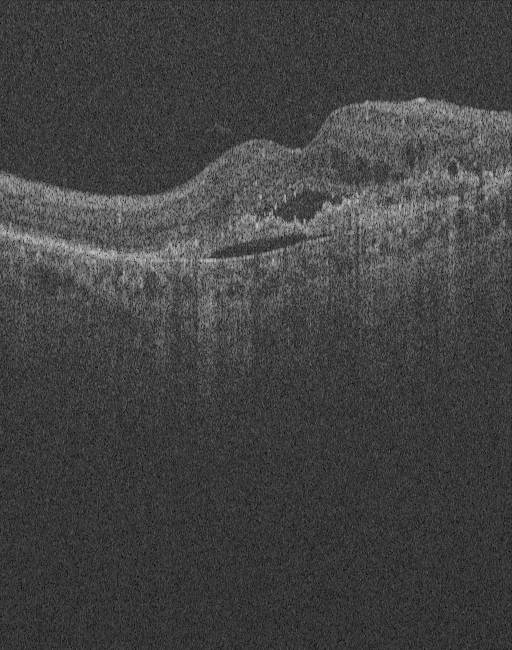
#> input picture Painting/RETOUCH/Topcon/image.png, 512 x 650 px, found by its file name
$ python '加权图.py'
#> lines starting #> are read from the running program, lines starting #| are printed output that depends on the picture; after the words box and inside, x2 and y2 are one past the last pixel; in counts of white or black regions, pixels touching at a corner belong together
import numpy as np
import cv2

def apply_palette(label, palette):
    color_label = np.zeros((label.shape[0], label.shape[1], 4), dtype=np.uint8)  # 4 channels for RGBA
    for i in range(len(palette)):
        color_label[label == i, :3] = palette[i]  # Set RGB channels
        color_label[label == i, 3] = 255  # Set alpha channel to 255 (opaque)
    # Set the alpha channel to 0 for [0, 0, 0] parts
    color_label[(label == 0), 3] = 0
    return color_label

def overlay_images(image, color_label, alpha=0.6):
    # Ensure the input image has 4 channels (RGBA)
    if image.shape[2] == 3:
        image = cv2.cvtColor(image, cv2.COLOR_BGR2BGRA)

    # Blend the images
    overlay = cv2.addWeighted(image, 1 - alpha, color_label, alpha, 0)

    # Set the alpha channel to 0 where the color_label is transparent
    overlay[color_label[:, :, 3] == 0, 3] = 0

    transparent_mask = overlay[:, :, 3] == 0
    overlay[transparent_mask] = image[transparent_mask]

    return overlay

# Example usage
if __name__ == "__main__":
    # Load the single-channel medical image and label image
    image = cv2.imread(r'C:\Yan3\Algorithm-version2\Painting\RETOUCH\Topcon\image.png'
                       , cv2.IMREAD_GRAYSCALE)
#> image is the input picture: shape (650, 512); min 2, max 201, mean 66.5
    label = cv2.imread(r'C:\Yan3\Algorithm-version2\Painting\RETOUCH\Topcon\new_label.png'
                       , cv2.IMREAD_GRAYSCALE)
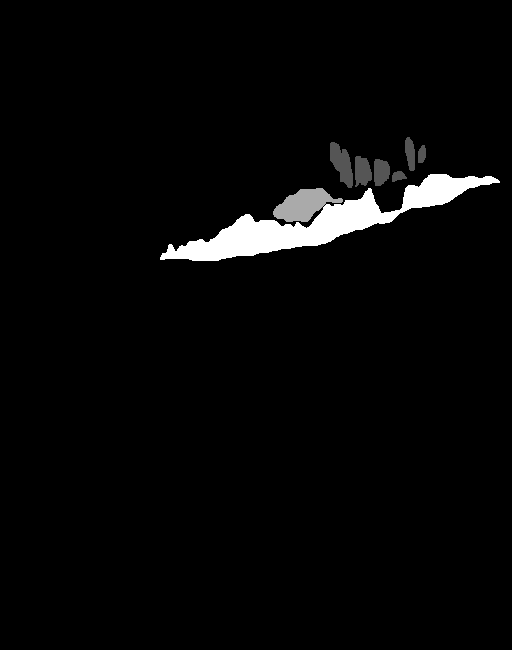
#> input picture Painting/RETOUCH/Topcon/new_label.png, 512 x 650 px, found by its file name
#> label is the input picture: shape (650, 512); min 0, max 3, mean 0.0856

    # Define a custom palette (example with 3 classes)
    palette = np.array([
                        [0, 0, 0],
                        [255, 204, 0],   # 中蓝
                        [255, 153, 204],
                        [255, 102, 51], # 深蓝


                        [255, 153, 204],
                        [153, 204, 255],
                        [0, 102, 255],   # 橘色
                        [152, 102, 102], # 灰色
                        [255, 102, 51], # 深蓝
                        [255, 204, 0],   # 中蓝

                        [204, 204, 51], # 浅蓝
                        [0, 153, 155], # 绿色
                        [0, 204, 255],  # 浅黄
                        [152, 102, 102], # 灰色
                        [193, 182, 255], # 浅粉
                        [0, 204, 153],  # 深绿
                        [0, 102, 255],   # 橘色
                        ],
                        dtype=np.uint8)

    # Apply the palette to the label image
    color_label = apply_palette(label, palette)
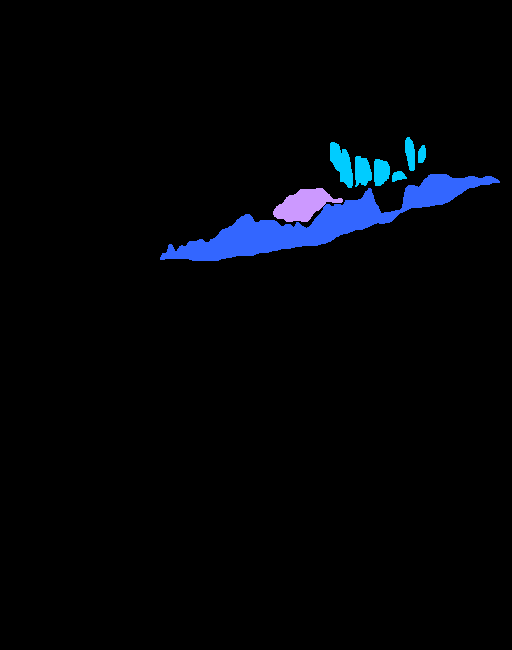
#> color_label: shape (650, 512, 4); mean of channels 0, 1, 2, 3 8.6, 4.2, 2, 8.6; drawn as B, G, R

    # Convert the original image to 3 channels
    image_color = cv2.cvtColor(image, cv2.COLOR_GRAY2BGR)

    # Overlay the color label image on the original image
    weighted_image = overlay_images(image_color, color_label, alpha=0.7)
#> in overlay_images, `overlay = cv2.addWeighted(image, 1 - alpha, color_label, alpha, 0)`:
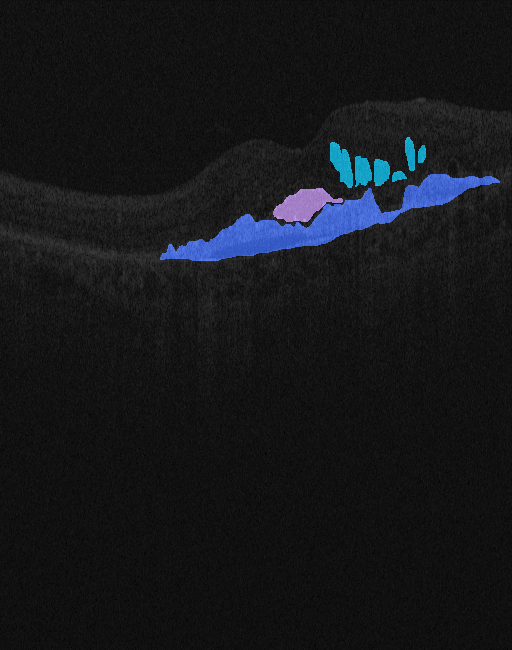
#> overlay: shape (650, 512, 4); mean B, G, R, A 26, 22.9, 21.4, 82
#> in overlay_images, `transparent_mask = overlay[:, :, 3] == 0`:
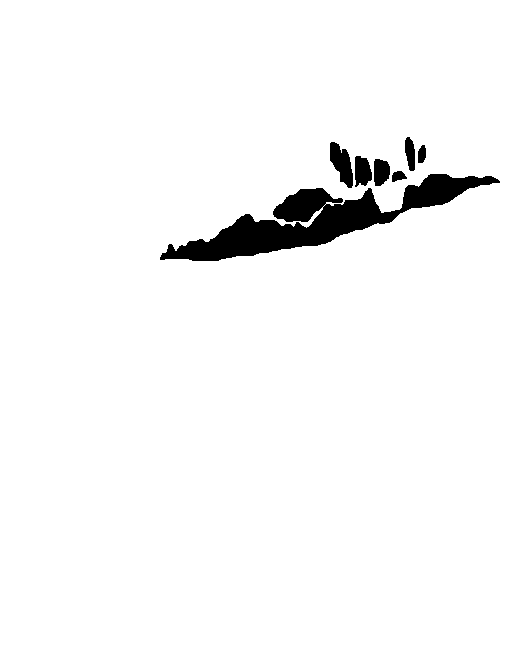
#> transparent_mask: shape (650, 512) bool; 96.6% white; 7 black regions, largest, box (x1, y1, x2, y2) and area: (160, 174, 500, 261) 9308, (330, 142, 353, 188) 629, (355, 156, 372, 187) 411
#> in overlay_images, `overlay[transparent_mask] = image[transparent_mask]`:
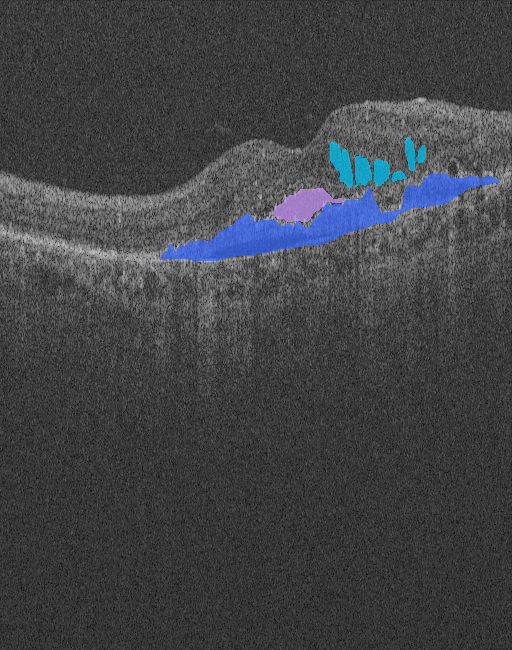
#> overlay: shape (650, 512, 4); mean B, G, R, A 70.3, 67.2, 65.7, 255

    # Save the result
    cv2.imwrite(r'C:\Yan3\Algorithm-version2\Painting\RETOUCH\Topcon\Topcon_weight.png'
                , weighted_image)
